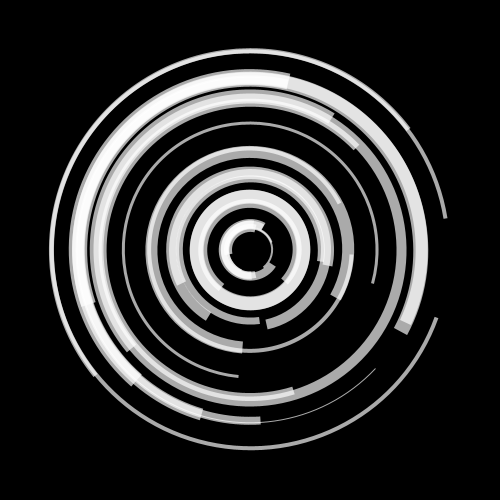
Frame 1 (no input)
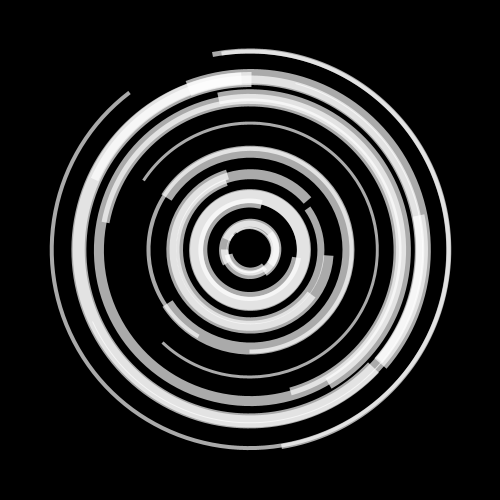
Frame 60 (the mouse pressed at the canvas centre just before this capture)
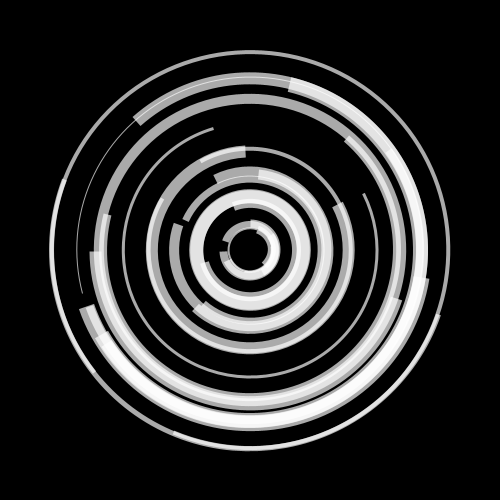
Frame 120 (the mouse held since frame 60 and released just before this capture)

The Processing sketch that drew these frames (run headless with seeded random() and noise(); from frame 60 on, the mouse is pressed at the canvas centre):

// Processing sketch: processing_101049
// ── processing_101049.pde

int arcNo = 25;
color[] strk = new color[arcNo];
Circle[] circle = new Circle[arcNo];
void setup(){
  size (500,500);
  frameRate(60);
  noFill();
  stroke(255,255,255,170);
  strokeCap(SQUARE);
  for (int x = 0; x < circle.length; x++){
    strk[x] = int(random(1,20));
    circle[x] = new Circle();
  }
}
void draw(){
  background(0);
  for (int x = 0; x < circle.length; x++){
    strokeWeight(strk[x]);
    circle[x].display();
    if(x % 2 == 0){
      circle[x].movePos();
    }
    else{
      circle[x].moveNeg();
    }
  }
}
class Circle {
  //color strk;
  PVector range;
  float size;
  float centerX = width / 2;
  float centerY = height / 2;
  PVector addRange = new PVector(0, PI);
  PVector move = new PVector(PI / 90, PI / 90);
  Circle(){
    range = new PVector(random(0, PI), random (.5 * PI, 1.5 * PI));
    range.add(addRange);
    size = 50 * int(random(1,9));
    size += random(-10,10);
  }
  void display(){
      arc(centerX, centerY, size, size, range.x, range.y);
  }
  void movePos(){
    range.add(move);
  }
  void moveNeg(){
    range.sub(move);
  }
}
